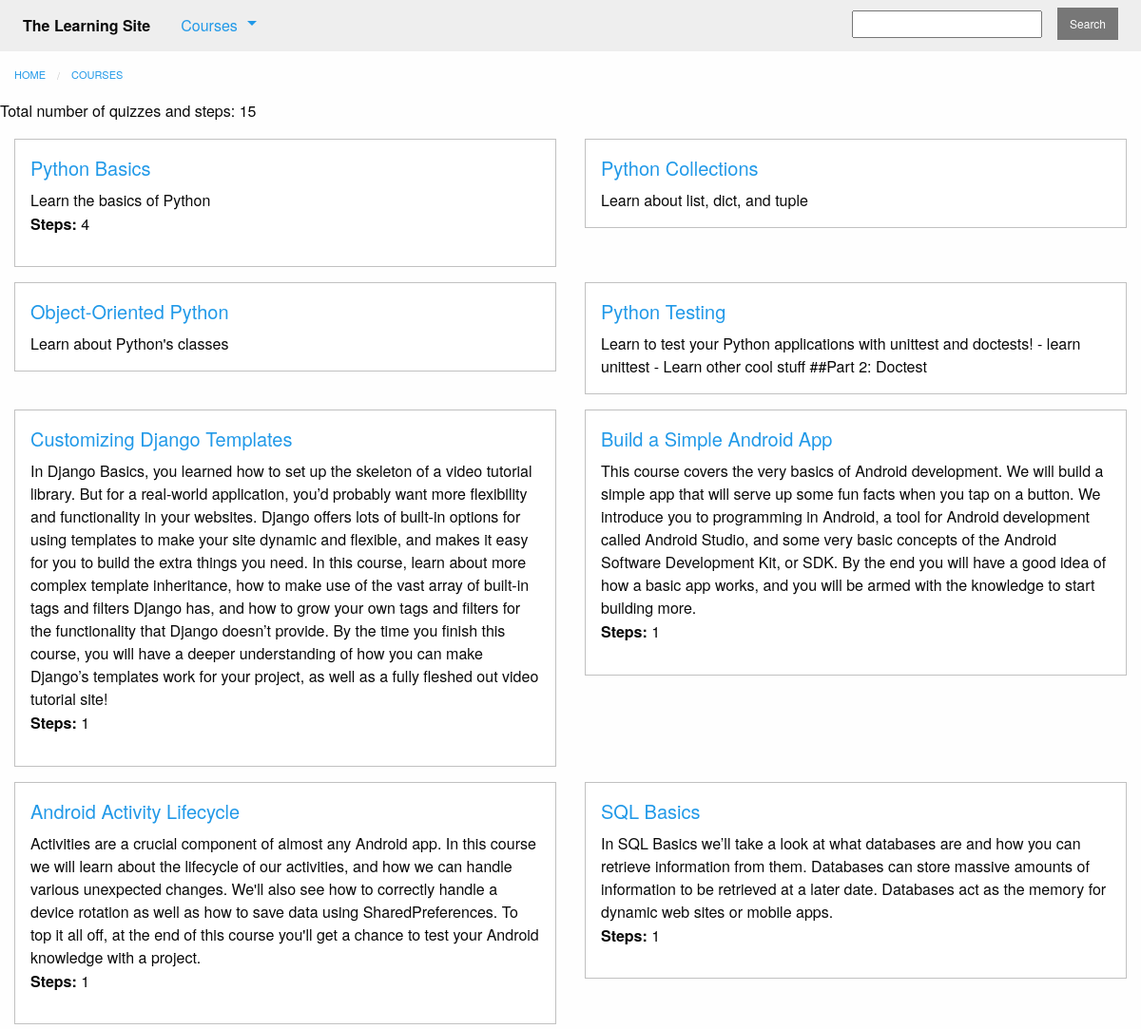
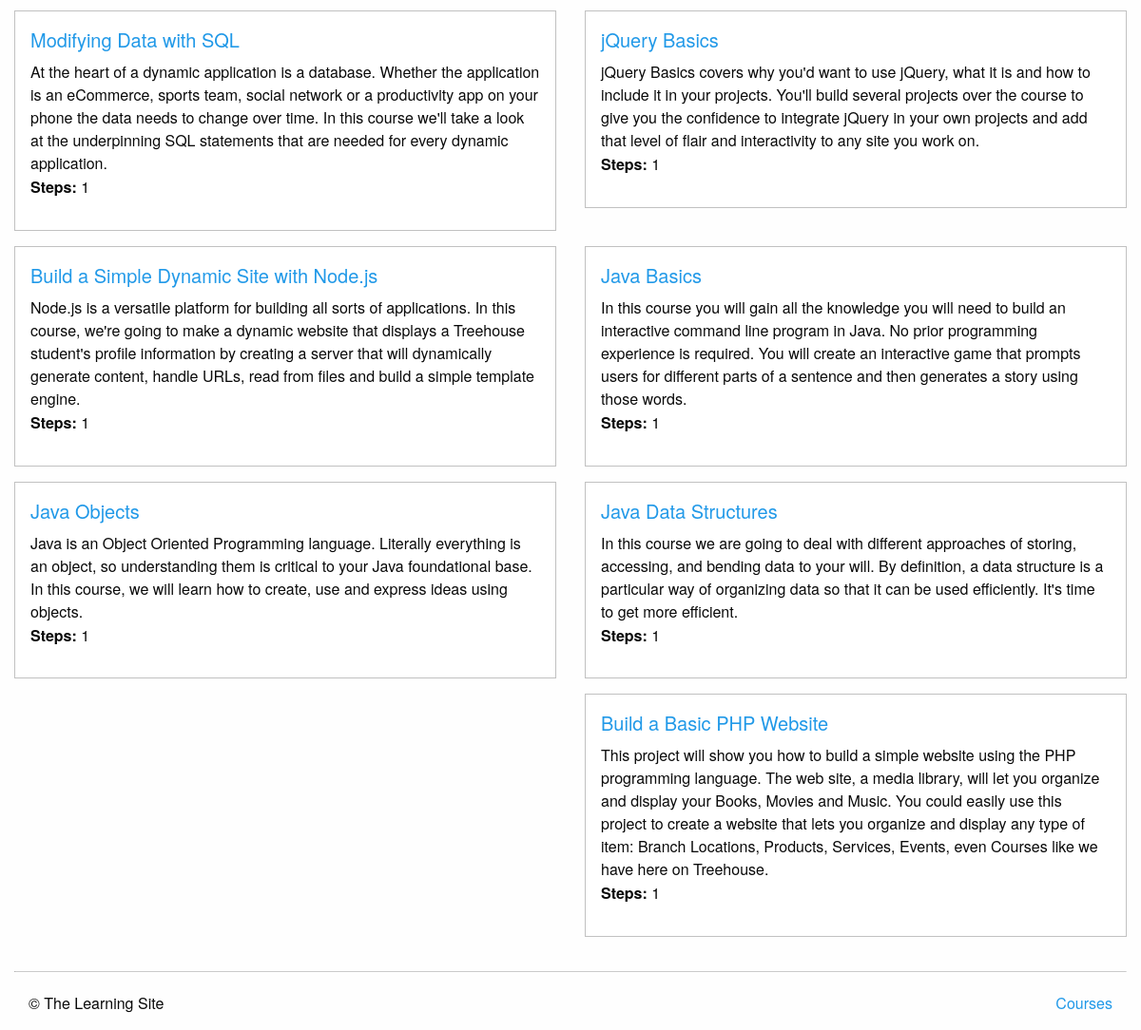
Page /courses/ on the committed database (2 pictures, top to bottom).
### courses/models.py (models this page shows, shortened)
class Course(models.Model):
    created_at = models.DateTimeField(auto_now_add=True)
    title = models.CharField(max_length=255)
    description = models.TextField()
    teacher = models.ForeignKey(User)
    subject = models.CharField(default='', max_length=100)
    published = models.BooleanField(default=False)
    is_live = models.BooleanField(default=False)
    status = models.CharField(max_length=1, choices=STATUS_CHOICES, default='i')

### courses/views.py (the view)
def course_list(request):
    courses = models.Course.objects.filter(
        published=True
    ).annotate(  # annotations work on each item in a query set
        total_steps=Count('text', distinct=True) + Count('quiz', distinct=True)  # generates and adds a new attribute 'total_steps'
    )
    total = courses.aggregate(total=Sum('total_steps'))  # aggregate works on entire query set
    return render(request, 'courses/course_list.html', {'courses': courses, 'total': total})

### courses/templatetags/course_extras.py (called while the page is built)
@register.inclusion_tag('courses/course_nav.html')
def nav_courses_list():
    courses = Course.objects.filter(published=True).order_by('-created_at').values('id', 'title')[:5]  # returns the last 5 created courses
    return {'courses': courses}

### courses/templates/courses/course_list.html (shortened to what this page needs)
{% extends "courses/layout.html" %}
{% block content %}
    <div class="row columns">
        {{ block.super }}
    </div>
    <p>Total number of quizzes and steps: {{ total.total }}</p>
    <div class="row">
        {%  for course in courses %}
            <div class="small-6 columns">
                <div class="callout">
                    <h5><a href="{% url 'courses:detail' pk=course.pk %}">{{ course.title }}</a></h5>
                    <div class="card-copy">
                        {{ course.description }}
                        {% if course.total_steps %}
                            <p><strong>Steps: </strong> {{ course.total_steps }}</p>
                        {% endif %}
                    </div>
                </div>
            </div>
            {% if forloop.counter|divisibleby:"2" %}
                </div>
                <div class="row">
            {% endif %}
        {% endfor %}
    </div>
{% endblock %}

### courses/templates/courses/layout.html (shortened to what this page needs)
{% extends "layout.html" %}
{% block content %}
    <ul class="breadcrumbs">
        <li><a href="{% url 'home' %}">Home</a></li>
        <li><a href="{% url 'courses:list' %}">Courses</a></li>
    </ul>
{% endblock %}

### templates/layout.html (shortened to what this page needs)
<!doctype html>
{% load static from staticfiles %}
{% load course_extras %}
<html class="no-js" lang="en">
    <head>
        <link rel="stylesheet" href="{% static 'css/foundation.min.css' %}">
        <link rel="stylesheet" href="{% static 'css/layout.css' %}">
    </head>
    <body>
        <nav class="top-bar" role="navigation">
            <section class="top-bar-left">
                <ul class="dropdown menu" data-dropdown-menu role="menubar">
                    <li class="menu-text">The Learning Site</li>
                    <li class="has-submenu">
                        <a href="#">Courses</a>
                    </li>
                </ul>
            </section>
            <section class="top-bar-right">
                <form action="{% url 'courses:search' %}" method="GET">
                    <ul class="menu">
                        <li><input type="   search" name="q"/></li>
                        <li><button type="submit" class="secondary small button">Search</button></li>
                    </ul>
                </form>
            </section>
        </nav>
        {% block content %}{% endblock %}
        <footer class="row columns">
            <hr/>
            <div class="small-6 columns">
                <p>&copy; The Learning Site</p>
            </div>
            <div class="small-6 columns">
                <ul class="inline-list no-bullet float-right">
                    <li><a href="{% url 'courses:list' %}">Courses</a></li>
                </ul>
            </div>
        </footer>
    </body>
</html>

### assets/css/layout.css (style rules this page uses)
.top-bar { margin-bottom: 1rem; }

### rows in the picture
Course: title "Python Basics", description "Learn the basics of Python", total_steps "4"
Course: title "Python Collections", description "Learn about list, dict, and tuple"
Course: title "Object-Oriented Python", description "Learn about Python's classes"
Course: title "Python Testing", description "Learn to test your Python applications with unittest and doctests! - learn unittest - Learn other cool stuff ##Part 2: Doctest"
Course: title "Customizing Django Templates", description "In Django Basics, you learned how to set up the skeleton of a video tutorial library. But for a real-world application, you’d probably want more flexibility and functionality in your websites. Django offers lots of built-in options for using templates to make your site dynamic and flexible, and makes it easy for you to build the extra things you need. In this course, learn about more complex template inheritance, how to make use of the vast array of built-in tags and filters Django has, and how to grow your own tags and filters for the functionality that Django doesn’t provide. By the time you finish this course, you will have a deeper understanding of how you can make Django’s templates…", total_steps "1"
Course: title "Build a Simple Android App", description "This course covers the very basics of Android development. We will build a simple app that will serve up some fun facts when you tap on a button. We introduce you to programming in Android, a tool for Android development called Android Studio, and some very basic concepts of the Android Software Development Kit, or SDK. By the end you will have a good idea of how a basic app works, and you will be armed with the knowledge to start building more.", total_steps "1"
Course: title "Android Activity Lifecycle", description "Activities are a crucial component of almost any Android app. In this course we will learn about the lifecycle of our activities, and how we can handle various unexpected changes. We'll also see how to correctly handle a device rotation as well as how to save data using SharedPreferences. To top it all off, at the end of this course you'll get a chance to test your Android knowledge with a project.", total_steps "1"
Course: title "SQL Basics", description "In SQL Basics we’ll take a look at what databases are and how you can retrieve information from them. Databases can store massive amounts of information to be retrieved at a later date. Databases act as the memory for dynamic web sites or mobile apps.", total_steps "1"
Course: title "Modifying Data with SQL", description "At the heart of a dynamic application is a database. Whether the application is an eCommerce, sports team, social network or a productivity app on your phone the data needs to change over time. In this course we'll take a look at the underpinning SQL statements that are needed for every dynamic application.", total_steps "1"
Course: title "jQuery Basics", description "jQuery Basics covers why you'd want to use jQuery, what it is and how to include it in your projects. You'll build several projects over the course to give you the confidence to integrate jQuery in your own projects and add that level of flair and interactivity to any site you work on.", total_steps "1"
Course: title "Build a Simple Dynamic Site with Node.js", description "Node.js is a versatile platform for building all sorts of applications. In this course, we're going to make a dynamic website that displays a Treehouse student's profile information by creating a server that will dynamically generate content, handle URLs, read from files and build a simple template engine.", total_steps "1"
Course: title "Java Basics", description "In this course you will gain all the knowledge you will need to build an interactive command line program in Java. No prior programming experience is required. You will create an interactive game that prompts users for different parts of a sentence and then generates a story using those words.", total_steps "1"
Course: title "Java Objects", description "Java is an Object Oriented Programming language. Literally everything is an object, so understanding them is critical to your Java foundational base. In this course, we will learn how to create, use and express ideas using objects.", total_steps "1"
Course: title "Java Data Structures", description "In this course we are going to deal with different approaches of storing, accessing, and bending data to your will. By definition, a data structure is a particular way of organizing data so that it can be used efficiently. It's time to get more efficient.", total_steps "1"
Course: title "Build a Basic PHP Website", description "This project will show you how to build a simple website using the PHP programming language. The web site, a media library, will let you organize and display your Books, Movies and Music. You could easily use this project to create a website that lets you organize and display any type of item: Branch Locations, Products, Services, Events, even Courses like we have here on Treehouse.", total_steps "1"

### other values in the picture
{{ total.total }} "15"
